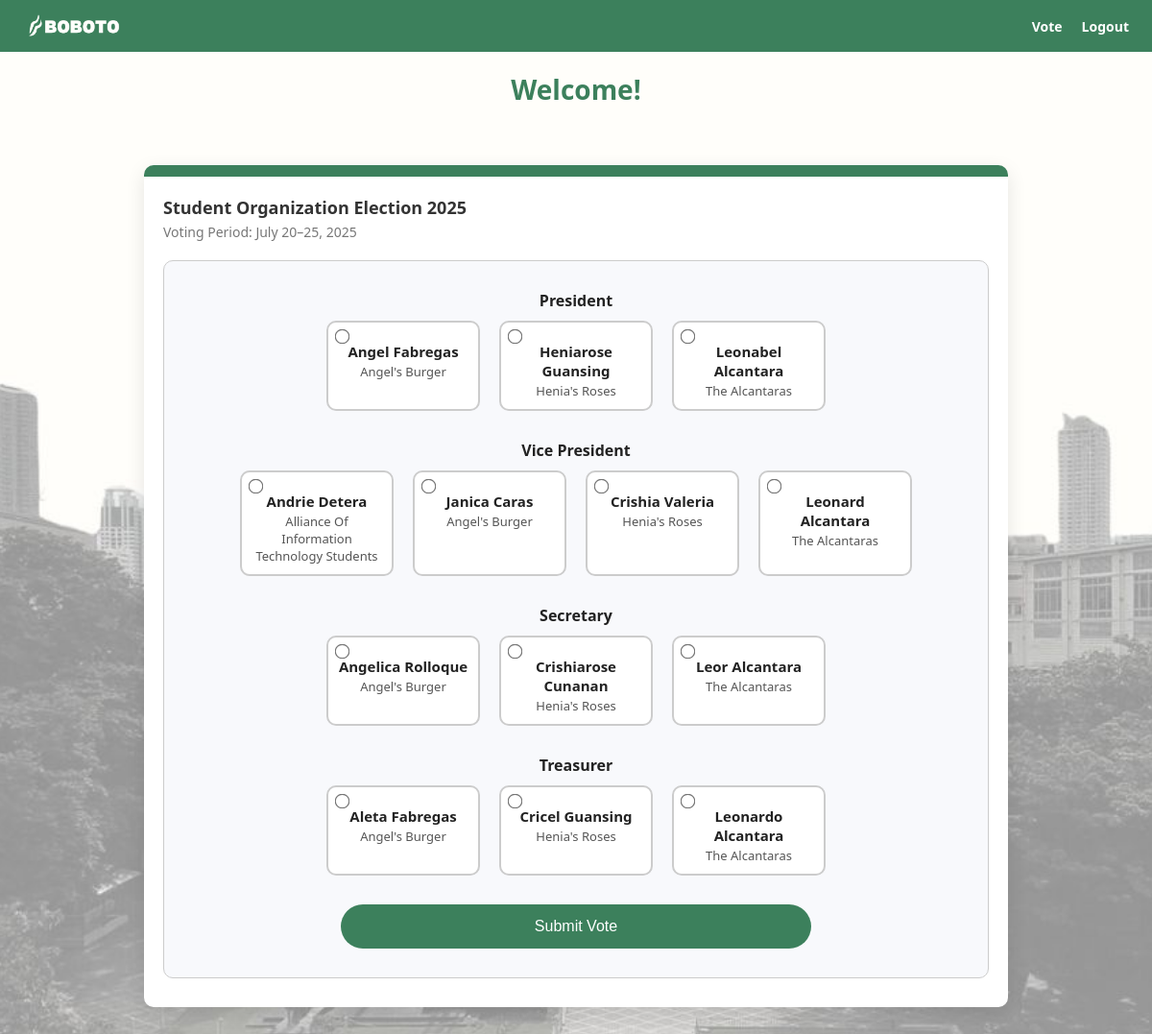
/student/student_dashboard.php (signed in), run on the app's committed database.
### tables this page shows
CREATE TABLE `candidates` (
  `id` int(11) NOT NULL,
  `name` varchar(100) NOT NULL,
  `position_id` int(11) NOT NULL,
  `party_id` int(11) DEFAULT NULL
);

CREATE TABLE `elections` (
  `id` int(11) NOT NULL,
  `name` varchar(100) NOT NULL
);

CREATE TABLE `positions` (
  `id` int(11) NOT NULL,
  `name` varchar(50) NOT NULL
);

### utility/candidate_functions.php (called while the page is built, shortened)
<?php
require_once 'db_connect.php';
function get_all_candidates() {
    global $pdo;
    $stmt = $pdo->query("SELECT c.id, c.name, p.name AS party_name, pos.name AS position_name
                         FROM candidates c
                         JOIN elections p ON c.party_id = p.id
                         JOIN positions pos ON c.position_id = pos.id");
    return $stmt->fetchAll(PDO::FETCH_ASSOC);
}

### student/student_dashboard.php (the view, shortened to what this page needs)
<?php
$candidates_by_position = [];
foreach (get_all_candidates() as $candidate) {
    $position = $candidate['position_name'];
    $candidates_by_position[$position][] = $candidate;
}
$ordered_positions = [];
if (isset($candidates_by_position['President'])) {
    $ordered_positions['President'] = $candidates_by_position['President'];
}
if (isset($candidates_by_position['Vice President'])) {
    $ordered_positions['Vice President'] = $candidates_by_position['Vice President'];
}
foreach ($candidates_by_position as $position => $candidates) {
    if (!isset($ordered_positions[$position])) {
        $ordered_positions[$position] = $candidates;
    }
}
?>
<!DOCTYPE html>
<html lang="en">
<head>
  <link rel="stylesheet" href="../assets/css/student.css" />
  <link rel="stylesheet" href="../assets/css/main.css" />
</head>
<body>
  <nav class="top-nav">
    <div class="nav-left">
      <img src="../assets/BobotoLogo.png" alt="BOBOTO Logo" class="nav-logo">
    </div>
    <div class="nav-right">
      <a href="student_dashboard.php" class="nav-link">Vote</a>
      <a href="../logout.php" class="nav-link">Logout</a>
    </div>
  </nav>
  <div class="welcome-banner">
    <h2>Welcome!</h2>
  </div>
  <div class="dashboard-container">
    <section class="election-info">
      <h3>Student Organization Election 2025</h3>
      <p>Voting Period: July 20–25, 2025</p>
    </section>
    <form class="voting-form" method="POST">
      <?php foreach ($ordered_positions as $position => $candidates): ?>
        <div class="position-group">
            <h4><?= ucwords(htmlspecialchars($position)) ?></h4>
            <div class="candidate-grid">
                <?php foreach ($candidates as $candidate): ?>
                    <label class="candidate-card">
                        <input type="radio"
                               name="<?= strtolower(str_replace(' ', '_', $position)) ?>"
                               value="<?= $candidate['id'] ?>"
                               required>
                        <h5><?= ucwords(htmlspecialchars($candidate['name'])) ?></h5>
                        <p><?= ucwords(htmlspecialchars($candidate['party_name'])) ?></p>
                    </label>
                <?php endforeach; ?>
            </div>
        </div>
    <?php endforeach; ?>
      <button type="submit" class="vote-now-btn">Submit Vote</button>
    </form>
  </div>
</body>
</html>

### assets/css/student.css (style rules this page uses)
body { margin: 0; font-family: "Segoe UI", sans-serif; background-color: #1e1f22; }
h2 { font-size: 28px; font-weight: bold; }
button { width: 100%; padding: 12px; background-color: #3c805c; color: white; font-size: 16px; border: none; border-radius: 30px; cursor: pointer; margin-top: 10px; }
.dashboard-container { max-width: 900px; margin: 40px auto; background: #ffffff; border-radius: 10px; box-shadow: 0 6px 20px rgba(0, 0, 0, 0.1); padding: 0 0 30px; border-top: 12px solid #3c805c; overflow: hidden; }
.election-info { padding: 20px; text-align: left; }
.election-info h3 { font-size: 18px; color: #333; margin-bottom: 4px; }
.election-info p { font-size: 14px; color: #777; margin-top: 0; }
.voting-form { background: #f8f9fc; padding: 30px 20px; border-radius: 10px; margin: 0 20px; border: 1px solid #ccc; }
.position-group { margin-bottom: 30px; }
.position-group h4 { font-size: 16px; color: #222; margin-bottom: 10px; text-align: center; }
.candidate-grid { display: flex; flex-wrap: wrap; justify-content: center; gap: 20px; }
.candidate-card { flex: 1 1 160px; max-width: 160px; text-align: center; padding: 10px; border: 2px solid #ccc; border-radius: 10px; cursor: pointer; transition: all 0.3s ease; background-color: #fff; position: relative; }
.candidate-card input[type="radio"] { position: absolute; top: 8px; left: 8px; transform: scale(1.2); }
.candidate-card h5 { font-size: 15px; margin: 10px 0 2px; color: #222; }
.candidate-card p { font-size: 13px; color: #555; margin: 0; }
.vote-now-btn { display: block; width: 60%; margin: 20px auto 0; padding: 14px; font-size: 16px; background-color: #3c805c; color: white; border: none; border-radius: 30px; cursor: pointer; transition: background-color 0.3s ease; }
.top-nav { display: flex; justify-content: space-between; align-items: center; background-color: #3c805c; padding: 12px 24px; color: white; font-family: "Segoe UI", sans-serif; }
.nav-left { display: flex; align-items: center; }
.nav-logo { height: 30px; margin-right: 10px; }
.nav-right { display: flex; gap: 20px; }
.nav-link { color: white; text-decoration: none; font-weight: bold; font-size: 14px; }
.welcome-banner { text-align: center; padding: 20px; background-color: transparent; }
.welcome-banner h2 { font-size: 28px; color: #3c805c; font-weight: bold; margin: 0; }
body { margin: 0; font-family: "Segoe UI", sans-serif; background: url("../LandingPageBG.jpg") no-repeat center center; background-size: cover; background-attachment: fixed; }

### assets/css/main.css (style rules this page uses)
* { box-sizing: border-box; margin: 0; padding: 0; }

### data on the page
candidates: name "Angel Fabregas", party.name "Angel's Burger"
candidates: name "Heniarose Guansing", party.name "Henia's Roses"
candidates: name "Leonabel Alcantara", party.name "The Alcantaras"
candidates: name "Andrie Detera", party.name "Alliance Of Information Technology Students"
candidates: name "Janica Caras", party.name "Angel's Burger"
candidates: name "Crishia Valeria", party.name "Henia's Roses"
candidates: name "Leonard Alcantara", party.name "The Alcantaras"
candidates: name "Angelica Rolloque", party.name "Angel's Burger"
candidates: name "Crishiarose Cunanan", party.name "Henia's Roses"
candidates: name "Leor Alcantara", party.name "The Alcantaras"
candidates: position.name "Treasurer", name "Leonardo Alcantara", party.name "The Alcantaras"
candidates: name "Aleta Fabregas", party.name "Angel's Burger"
candidates: name "Cricel Guansing", party.name "Henia's Roses"

### other printed values
$position "President"
$position "Vice President"
$position "Secretary"
